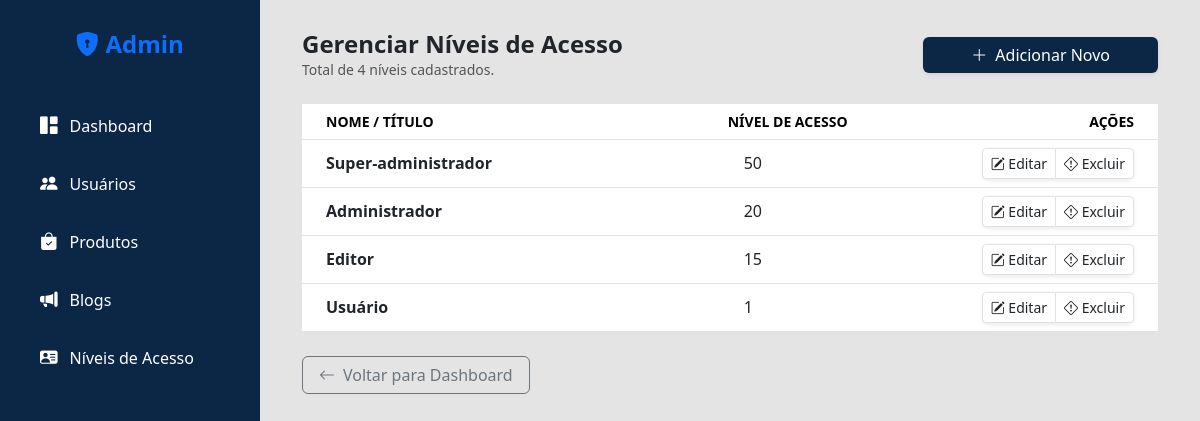
The app's page /admin/levels/index.php (signed in), older data.
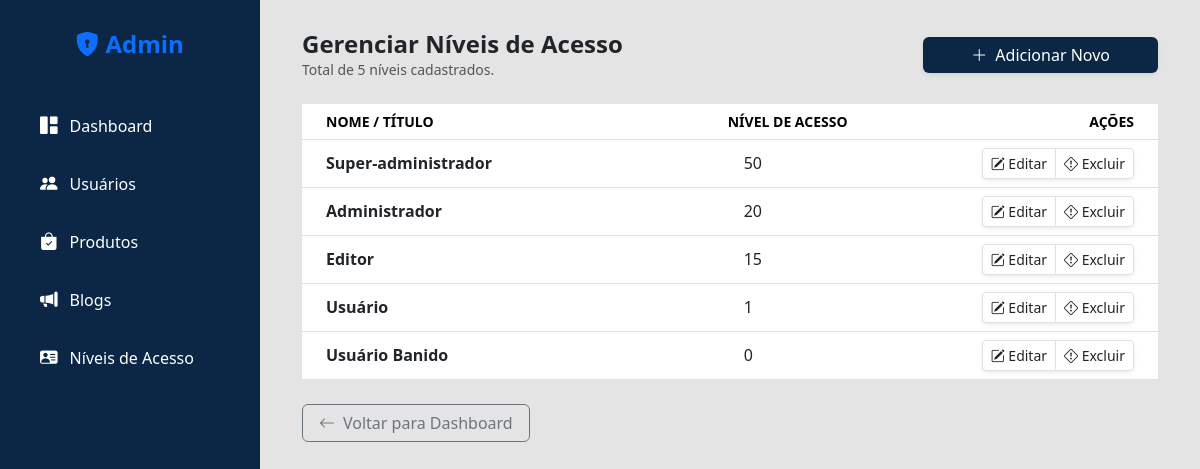
The same page, newer data.
### tables this page shows
CREATE TABLE `level_users` (
  `id` int(11) NOT NULL,
  `name` varchar(225) NOT NULL,
  `level` int(11) NOT NULL
);

### conn/conect.php (called while the page is built, shortened)
<?php
$base_url = "http://localhost/app-blog-3C/";
?>

### admin/levels/index.php (the view, shortened to what this page needs)
<?php
require_once '../../conn/conect.php';
try {
    $sql = "SELECT * FROM level_users ORDER BY level DESC";
    $stmt = $pdo->prepare($sql);
    $stmt->execute();
    $levels = $stmt->fetchAll(PDO::FETCH_ASSOC);
} catch (PDOException $e) {
    die("Erro na consulta: " . $e->getMessage());
}
include_once '../_inc/_header.php';
?>
<!DOCTYPE html>
<html lang="pt-br">
<head>
    <link rel="stylesheet" href="<?= $base_url; ?>public/bootstrap/css/bootstrap.min.css">
    <link rel="stylesheet" href="https://cdn.jsdelivr.net/npm/bootstrap-icons@1.11.1/font/bootstrap-icons.css">
</head>
<body>
    <main id="main-content">
        <div class="container-fluid">
            <div class="d-flex justify-content-between align-items-center mb-4">
                <div>
                    <h4 class="fw-bold mb-0">Gerenciar Níveis de Acesso</h4>
                    <p class="text-muted small mb-0">Total de <?= count($levels); ?> níveis cadastrados.</p>
                </div>
                <div>
                    <a href="form.php" class="btn btn-primary px-5 shadow-sm">
                        <i class="bi bi-plus-lg me-2"></i>Adicionar Novo
                    </a>
                </div>
            </div>
            <div class="card-body p-0">
                <div class="table-responsive">
                    <table class="table table-hover align-middle mb-0">
                        <thead class="bg-light">
                            <tr class="text-muted small">
                                <th class="ps-4" style="width: 35%">NOME / TÍTULO</th>
                                <th style="width: 20%">NÍVEL DE ACESSO</th>
                                <th class="text-end pe-4" style="width: 15%">AÇÕES</th>
                            </tr>
                        </thead>
                        <tbody>
                            <?php foreach ($levels as $level): ?>
                                <tr>
                                    <td class="ps-4">
                                        <div class="d-flex align-items-center">
                                            <div>
                                                <div class="fw-bold text-dark"><?= htmlspecialchars($level['name']); ?>
                                                </div>
                                            </div>
                                        </div>
                                    </td>
                                    <td class="ps-4">
                                        <div class="d-flex align-items-center">
                                            <div>
                                                <div class="text-dark"><?= htmlspecialchars($level['level']); ?>
                                                </div>
                                            </div>
                                        </div>
                                    </td>
                                    <td class="text-end pe-4">
                                        <div class="btn-group shadow-sm">
                                            <a href="form_update.php?id=<?= $level['id']; ?>"
                                                class="btn btn-white btn-sm border" title="Editar">
                                                <i class="bi bi-pencil-square"></i> Editar
                                            </a>
                                            <a class="btn btn-white btn-sm border" title="Excluir"
                                                onclick="confirmarExclusao(<?= $level['id']; ?>, '<?= addslashes(htmlspecialchars($level['name'])); ?>')">
                                                <i class="bi bi-exclamation-diamond"></i> Excluir
                                            </a>
                                        </div>
                                    </td>
                                </tr>
                            <?php endforeach; ?>
                        </tbody>
                    </table>
                </div>
            </div>
            <div class="level-list mt-4">
                <div class="d-flex justify-content-between align-items-center mb-3">
                    <a href="../home.php" class="btn btn-outline-secondary px-3">
                        <i class="bi bi-arrow-left me-2"></i>Voltar para Dashboard
                    </a>
                </div>
            </div>
    </main>
</body>
</html>

### admin/_inc/_header.php (shortened to what this page needs)
<nav id="sidebar">
        <div class="sidebar-header">
            <h4 class="fw-bold text-primary"><i class="bi bi-shield-lock-fill"></i> Admin </h4>
        </div>
        <ul class="nav flex-column">
            <li class="nav-item">
                <a href="<?= $base_url; ?>admin/home.php" class="nav-link">
                    <i class="bi bi-grid-1x2-fill"></i> Dashboard
                </a>
            </li>
            <li class="nav-item">
                <a href="<?= $base_url; ?>admin/usuarios/index.php" class="nav-link">
                    <i class="bi bi-people-fill"></i> Usuários
                </a>
            </li>
            <li class="nav-item">
                <a href="<?= $base_url; ?>admin/products/index.php" class="nav-link">
                    <i class="bi bi-bag-check-fill"></i> Produtos
                </a>
            </li>
            <li class="nav-item">
                <a href="<?= $base_url; ?>admin/blogs/index.php" class="nav-link">
                    <i class="bi bi-megaphone-fill"></i> Blogs
                </a>
            </li>
            <li class="nav-item">
                <a href="<?= $base_url; ?>admin/levels/index.php" class="nav-link">
                    <i class="bi bi-person-vcard-fill"></i> Níveis de Acesso
                </a>
            </li>
        </ul>
    </nav>

### admin/_inc/_header.php (style rules this page uses)
body { background-color: #e4e4e4ff; font-family: 'Segoe UI', Roboto, sans-serif; }
#sidebar { width: 260px; height: 100vh; position: fixed; background: #0c2746ff; border-right: 1px solid rgba(0,0,0,0.05); transition: all 0.3s; }
.sidebar-header { padding: 30px; text-align: center; }
.nav-link { color: #ffffffff; padding: 12px 25px; margin: 5px 15px; border-radius: 10px; display: flex; align-items: center; font-weight: 500; transition: 0.3s; }
.nav-link i { margin-right: 12px; font-size: 1.1rem; }
#main-content { margin-left: 260px; padding: 30px; }
.nav-link { color: #dbdbdbff; padding: 12px 25px; margin: 5px 15px; border-radius: 10px; display: flex; align-items: center; font-weight: 500; transition: 0.3s; text-decoration: none; }

### admin/levels/index.php (style rules this page uses)
body { background-color: #e4e4e4ff; font-family: 'Segoe UI', Roboto, sans-serif; }
#sidebar { width: 260px; height: 100vh; position: fixed; background: #0c2746ff; border-right: 1px solid rgba(0, 0, 0, 0.05); transition: all 0.3s; }
.sidebar-header { padding: 30px; text-align: center; }
.nav-link { color: #ffffffff; padding: 12px 25px; margin: 5px 15px; border-radius: 10px; display: flex; align-items: center; font-weight: 500; transition: 0.3s; }
.nav-link i { margin-right: 12px; font-size: 1.1rem; }
#main-content { margin-left: 260px; padding: 30px; }
.btn.btn-primary, .btn.btn-primary.px-5.shadow-sm { background-color: #0c2746ff; border: none; }

Row changes from the older to the newer data that the page shows:
added level_users: name "Usuário Banido", level "0"
Text that changed along with them:
count($levels): "4" → "5"
